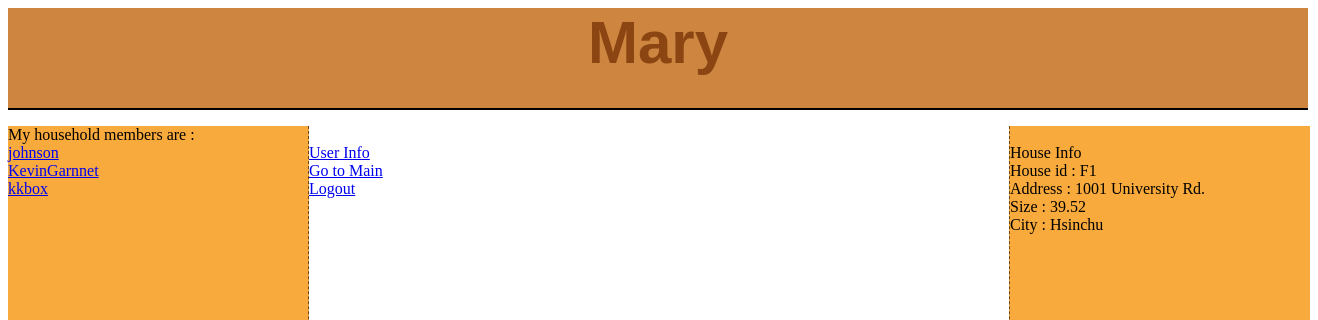
The page /householdinfo.php?name=Mary (signed in) on the database its author committed.
### tables this page shows
CREATE TABLE IF NOT EXISTS `household` (
  `hid` varchar(15) NOT NULL,
  `address` varchar(100) NOT NULL,
  `size` double NOT NULL,
  `city` varchar(10) NOT NULL,
  `headid` varchar(15) NOT NULL,
  PRIMARY KEY (`hid`),
  UNIQUE KEY `address` (`address`)
);

CREATE TABLE IF NOT EXISTS `personal_info` (
  `uid` varchar(15) NOT NULL,
  `name` varchar(30) NOT NULL,
  `sex` enum('M','F') NOT NULL,
  `birthday` date NOT NULL,
  `hid` varchar(15) NOT NULL,
  `modtime` datetime NOT NULL,
  PRIMARY KEY (`uid`)
);

### householdinfo.php (the view, shortened to what this page needs)
<html>
<head>
<link href="style.css" rel="stylesheet" type="text/css">
</head>
<body>
<?php
if(isset($_SESSION['name']) && $_GET['name']){
	$host ="localhost";
	$username = "dbuser";
	$password = "dbuser";
	$database = "db_0010145";
	$con = mysqli_connect($host, $username, $password, $database);
	echo '<div id="header"><p>';
	echo $_GET['name'];
	echo "<br/>";
	echo '</div></p>';
	echo '<div id="rightnav">';
	echo "<br/>House Info<br/>";
	$houseinfo = "SELECT hid,address,size,city FROM household WHERE hid ='".$_SESSION['hid']."'";
	$rhouse=mysqli_query($con,$houseinfo);
	$house=mysqli_fetch_array($rhouse);
	echo "House id : ".$house['hid']."<br/>";
	echo "Address : ".$house['address']."<br/>";
	echo "Size : ".$house['size']."<br/>";
	echo "City : ".$house['city']."<br/>";
	echo "<br/>";
	echo '</div>';
	$hmember = "SELECT name,uid FROM personal_info WHERE hid ='".$_SESSION['hid']."'";
	$mem=mysqli_query($con,$hmember);
	$num=mysqli_num_rows($mem);
	$judge=1;
	echo '<div id="leftnav">';
	echo "My household members are : <br/>";
	while($judge<=$num){
		$housemem=mysqli_fetch_array($mem);
		$link = $housemem['uid'];
		echo "<a href=\"userinfo.php?uid=$link\">".$housemem['name']."</a>";
		echo "<br/>";
		$judge++;
	}
	echo '</div>';
	$flag=$_SESSION['uid'];
	echo '<div id="body">';
	echo "<br/>";
	echo "<a href=\"userinfo.php?uid=$flag\">User Info</a>";
	echo "<br/>";
	echo '<a href="main.php">Go to Main</a>';
	echo "<br/>";
	echo '<a href="logout.php">Logout</a>';
	echo '</div>';
}
?>
</body>
</html>

### style.css (style rules this page uses)
#header { width: 1300px; height: 100px; position: relative; background-color: peru; border-bottom: 2px solid #000000; }
#header p { color:saddlebrown; font-family:Arial; font-weight:bold; font-size: 60px; text-align:center; }
#leftnav { float: left; width: 300px; height: 1200px; background-color: #F8AA3C; border-right:1px dashed #694717; }
#rightnav { float: right; width: 300px; height: 1200px; background-color: #F8AA3C; border-left: 1px dashed #694717; }
#body { width: 700px; margin-left:301px; margin-right:301px; }

### rows shown on the page
household: hid "F1", address "1001 University Rd.", size "39.52", city "Hsinchu"
personal_info: name "johnson"
personal_info: name "KevinGarnnet"
personal_info: name "kkbox"

### other values the page prints
$_GET['name'] "Mary"
